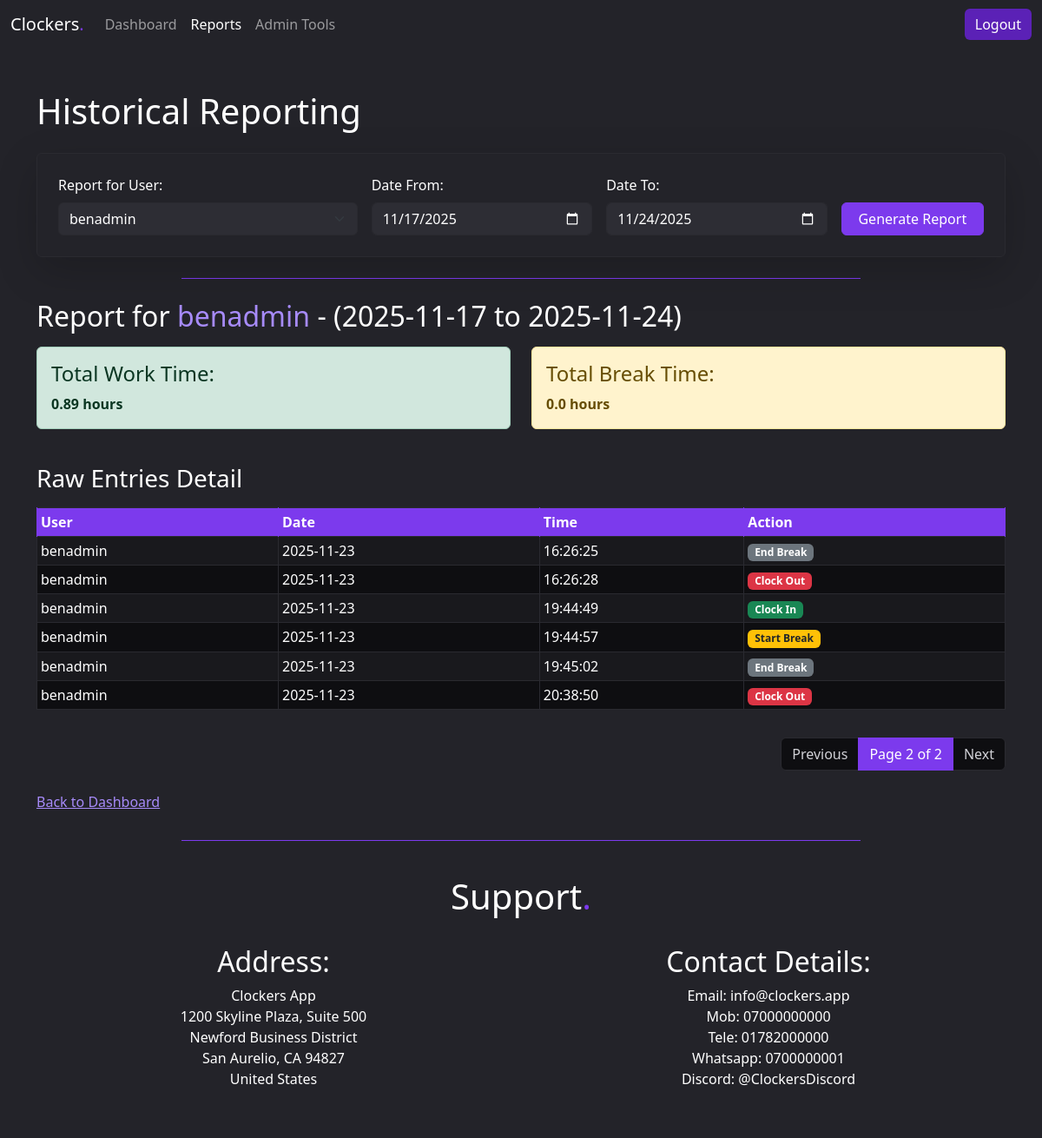
Page /reports/?page=3&date_from=2025-11-17&date_to=2025-11-24 (signed in) on the earlier database version.
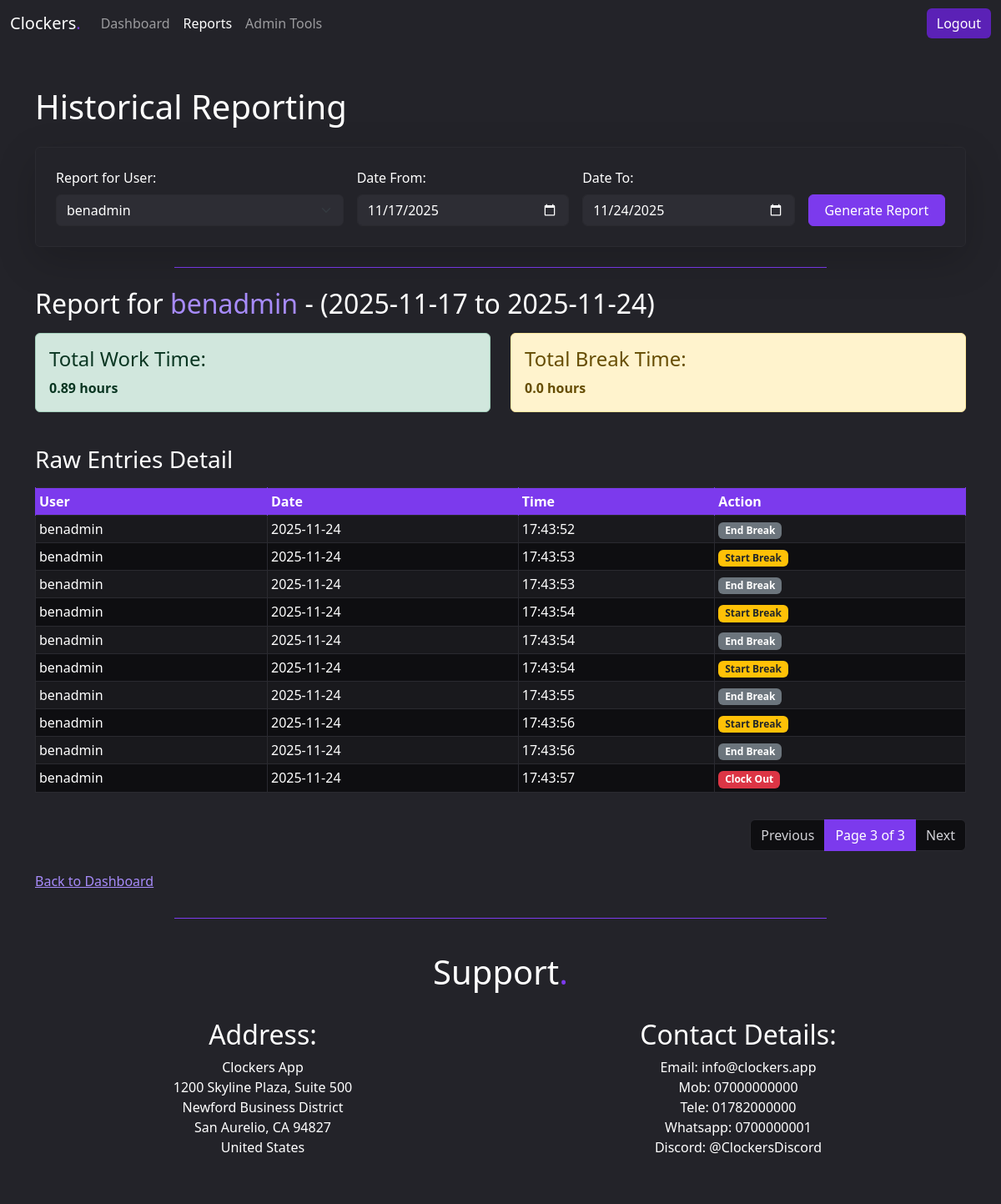
Same page on the later database version.
### time_tracker/models.py (models this page shows, shortened)
class TimeEntry(models.Model):
    ACTION_CHOICES = [
        ('IN', 'Clock In'),
        ('OUT', 'Clock Out'),
        ('BREAK_START', 'Start Break'),
        ('BREAK_END', 'End Break'),
    ]
    user = models.ForeignKey(User, on_delete=models.CASCADE)
    timestamp = models.DateTimeField()
    action_type = models.CharField(max_length=12, choices=ACTION_CHOICES)
    date_only = models.DateField(db_index=True)
    class Meta:
        verbose_name_plural = "Time Entries"

### time_tracker/views.py (the view)
# urls.py: path('reports/', views.reports_view, name='reports'),
@login_required
def reports_view(request):
    today = timezone.localdate()
    default_start_date = today - timedelta(days=7)
    date_from_str = request.GET.get('date_from')
    date_to_str = request.GET.get('date_to')
    user_id_str = request.GET.get('user_id')
    target_user = request.user
    if request.user.is_staff and user_id_str:
        try:
            target_user = User.objects.get(id=user_id_str)
        except User.DoesNotExist:
            pass
    try:
        date_from = date.fromisoformat(date_from_str) if date_from_str else default_start_date
        date_to = date.fromisoformat(date_to_str) if date_to_str else today
    except ValueError:
        date_from = default_start_date
        date_to = today
    if date_to < date_from:
        date_to = date_from
    results = calculate_time_period(target_user, date_from, date_to)
    all_report_entries = results['raw_entries']
    PAGINATE_BY = 10
    paginator = Paginator(all_report_entries, PAGINATE_BY)
    page_number = request.GET.get('page')
    page_obj = paginator.get_page(page_number)
    query_params_dict = {
        'date_from': date_from.isoformat(),
        'date_to': date_to.isoformat(),
    }
    if request.user.is_staff and target_user.id != request.user.id:
        query_params_dict['user_id'] = target_user.id
    query_params = urlencode(query_params_dict)
    context = {
        'date_from': date_from.isoformat(),
        'date_to': date_to.isoformat(),
        'target_user': target_user,
        'is_admin': request.user.is_staff,
        'users': User.objects.all().order_by('username') if request.user.is_staff else None,
        'total_work_time': results['work_duration'],
        'total_break_time': results['break_duration'],
        'raw_entries': page_obj,
        'query_params': query_params,
    }
    return render(request, 'time_tracker/reports.html', context)

### time_tracker/templates/time_tracker/reports.html (shortened to what the changed rows need)
{% extends 'base.html' %}
{% block content %}
    <h1 class="mb-4">Historical Reporting</h1>
    <h2 class="mt-4">Report for <span class ="light-accent">{{ target_user.username }}</span> - ({{ date_from }} to {{ date_to }})</h2>
    {% if raw_entries %}
        <div class="table-responsive">
        <table class="table table-striped table-hover table-bordered table-sm">
            <thead class="table-primary-header">
                <tr>
                    <th class ="text-nowrap-col">User</th>
                    <th class ="text-nowrap-col">Date</th>
                    <th class ="text-nowrap-col">Time</th>
                    <th class ="text-nowrap-col">Action</th>
                </tr>
            </thead>
            <tbody>
                {% for entry in raw_entries %}
                <tr>
                    <td class ="text-nowrap-col">{{ entry.user.username }}</td>
                    <td class ="text-nowrap-col">{{ entry.date_only|date:"Y-m-d" }}</td>
                    <td class ="text-nowrap-col">{{ entry.timestamp|date:"H:i:s" }}</td>
                    <td class ="text-nowrap-col">
                        <span class="badge
                            {% if entry.action_type == 'IN' %}bg-success
                            {% elif entry.action_type == 'OUT' %}bg-danger
                            {% elif entry.action_type == 'BREAK_START' %}bg-warning text-dark
                            {% else %}bg-secondary
                            {% endif %}">
                            {% if entry.action_type == 'IN' %}Clock In
                            {% elif entry.action_type == 'OUT' %}Clock Out
                            {% elif entry.action_type == 'BREAK_START' %}Start Break
                            {% elif entry.action_type == 'BREAK_END' %}End Break
                            {% endif %}
                        </span>
                    </td>
                </tr>
                {% endfor %}
            </tbody>
        </table>
        </div>
        {% if raw_entries.has_other_pages %}
            <nav aria-label="Page navigation" class="mt-3">
                <ul class="pagination justify-content-end">
                    {% if raw_entries.has_previous %}
                        <li class="page-item">
                            <a class="page-link" href="?page={{ raw_entries.previous_page_number }}&{{ query_params }}">Previous</a>
                        </li>
                    {% else %}
                        <li class="page-item disabled">
                            <span class="page-link">Previous</span>
                        </li>
                    {% endif %}
                    <li class="page-item active" aria-current="page">
                        <span class="page-link">
                            Page {{ raw_entries.number }} of {{ raw_entries.paginator.num_pages }}
                        </span>
                    </li>
                    {% if raw_entries.has_next %}
                        <li class="page-item">
                            <a class="page-link" href="?page={{ raw_entries.next_page_number }}&{{ query_params }}">Next</a>
                        </li>
                    {% else %}
                        <li class="page-item disabled">
                            <span class="page-link">Next</span>
                        </li>
                    {% endif %}
                </ul>
            </nav>
        {% endif %}
    {% else %}
        <p class="alert alert-info">No clocking activity found in the selected date range for this user.</p>
    {% endif %}
{% endblock content %}

Differences in the rows shown:
no longer on this page (row unchanged): TimeEntry: user.username "benadmin", date_only "2025-11-23", timestamp "16:26:25", action_type "End Break"
no longer on this page (row unchanged): TimeEntry: user.username "benadmin", date_only "2025-11-23", timestamp "16:26:28", action_type "Clock Out"
no longer on this page (row unchanged): TimeEntry: user.username "benadmin", date_only "2025-11-23", timestamp "19:44:49", action_type "Clock In"
no longer on this page (row unchanged): TimeEntry: user.username "benadmin", date_only "2025-11-23", timestamp "19:44:57", action_type "Start Break"
no longer on this page (row unchanged): TimeEntry: user.username "benadmin", date_only "2025-11-23", timestamp "19:45:02", action_type "End Break"
no longer on this page (row unchanged): TimeEntry: user.username "benadmin", date_only "2025-11-23", timestamp "20:38:50", action_type "Clock Out"
added TimeEntry: user.username "benadmin", date_only "2025-11-24", timestamp "17:43:52", action_type "End Break"
added TimeEntry: user.username "benadmin", date_only "2025-11-24", timestamp "17:43:53", action_type "Start Break"
added TimeEntry: user.username "benadmin", date_only "2025-11-24", timestamp "17:43:53", action_type "End Break"
added TimeEntry: user.username "benadmin", date_only "2025-11-24", timestamp "17:43:54", action_type "Start Break"
added TimeEntry: user.username "benadmin", date_only "2025-11-24", timestamp "17:43:54", action_type "End Break"
added TimeEntry: user.username "benadmin", date_only "2025-11-24", timestamp "17:43:54", action_type "Start Break"
added TimeEntry: user.username "benadmin", date_only "2025-11-24", timestamp "17:43:55", action_type "End Break"
added TimeEntry: user.username "benadmin", date_only "2025-11-24", timestamp "17:43:56", action_type "Start Break"
added TimeEntry: user.username "benadmin", date_only "2025-11-24", timestamp "17:43:56", action_type "End Break"
added TimeEntry: user.username "benadmin", date_only "2025-11-24", timestamp "17:43:57", action_type "Clock Out"
Other differences:
{{ raw_entries.number }}: "2" → "3"
{{ raw_entries.paginator.num_pages }}: "2" → "3"
